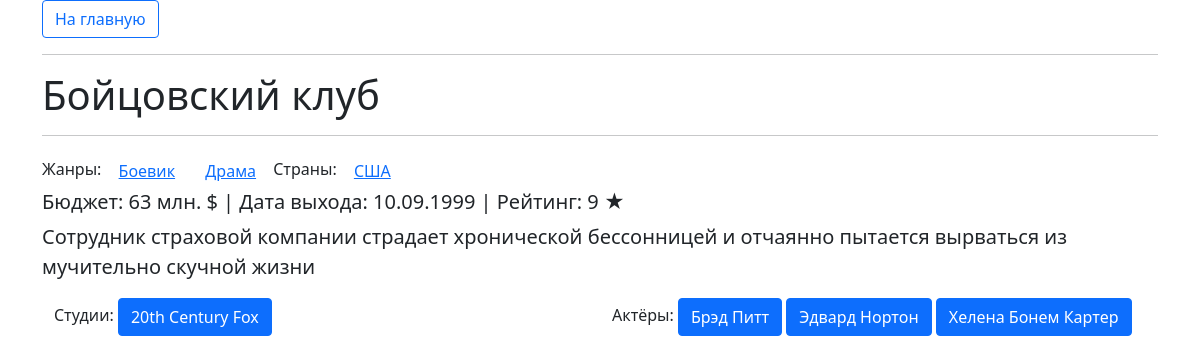
Before: /film/1 with the older database file.
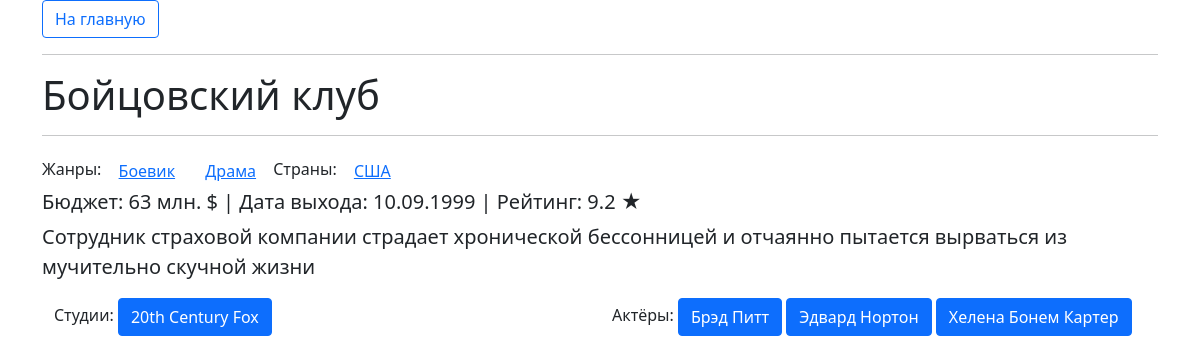
After: the same page with the newer database file.
### tables this page shows
CREATE TABLE "Films" (
"id" INTEGER,
  "name" TEXT,
  "description" TEXT,
  "budget" INTEGER,
  "rating" REAL,
  "dateFound" TEXT
);

### run_web.py (the view)
@app.route('/film/<int:id>')
def film_profile(id):
    film = Film.get_by_id(id)
    actors = film.get_actors()
    studios = film.get_studios()
    genres = film.get_genres()
    countries = film.get_countries()
    return render_template('film.html',
                           title=film.name,
                           film=film,
                           actors=actors,
                           studios=studios,
                           genres=genres,
                           countries=countries)

### database.py (called while the page is built)
    def db_select(self, sql, params):
        try:
            cur = self._db.cursor()
            cur.execute(sql, params)
            logging.info("Удачно запущен sql скрипт " + sql + " с параметрами " + str(params))
            return cur.fetchall()
        except Exception as e:
            logging.error("Не удалось получить список из базы данных")

### db_classes.py (called while the page is built)
    def get_genres(self):
        query = "SELECT idGenre FROM FilmsGenres WHERE idFilm = ?"
        data = db.db_select(query, [self.id])
        genres = []
        if data:
            for genre_id in data:
                genres.append(Genre.get_by_id(genre_id[0]))
        return genres

    def get_countries(self):
        query = "SELECT idCountry FROM FilmsCountries WHERE idFilm = ?"
        data = db.db_select(query, [self.id])
        countries = []
        if data:
            for country_id in data:
                countries.append(Country.get_by_id(country_id[0]))
        return countries

### templates/film.html (shortened to what this page needs)
<html>
    <head>
        <link href="https://cdn.jsdelivr.net/npm/bootstrap@5.0.2/dist/css/bootstrap.min.css" rel="stylesheet">
    </head>
    <body>
    <div class="container-xl">
        <a class="btn btn-outline-primary" href="/" role="button">На главную</a>
        <hr>
        <h1>{{ film.name }}</h1>
        <hr>
        Жанры:
        {% for genre in genres %}
         <a class="btn btn-link" href="/genre/{{ genre.id }}" role="button">{{ genre.name }}</a>
        {% endfor %}
         Страны:
        {% for country in countries %}
         <a class="btn btn-link" href="/country/{{ country.id }}" role="button">{{ country.name }}</a>
        {% endfor %}
        <h5>Бюджет: {{ film.budget }} млн. $ | Дата выхода: {{ film.dateFound }} | Рейтинг: {{ film.rating }} ★</h5>
        <p class="lead">
          {{ film.description }}
        </p>
        <div class="container">
          <div class="row">
            <div class="col-sm">
               Студии:
            {% for studio in studios %}
             <a class="btn btn-primary" href="/studio/{{ studio.id }}" role="button">{{ studio.name }}</a>
            {% endfor %}
            </div>
            <div class="col-sm">
                      Актёры:
                        {% for actor in actors %}
                         <a class="btn btn-primary" href="/actor/{{ actor.id }}" role="button">{{ actor.name }} {{ actor.surname }}</a>
                        {% endfor %}
            </div>
          </div>
        </div>
    </div>
    </body>
</html>

Changed rows visible on the page:
changed Films "Бойцовский клуб": rating "9" → "9.2"
